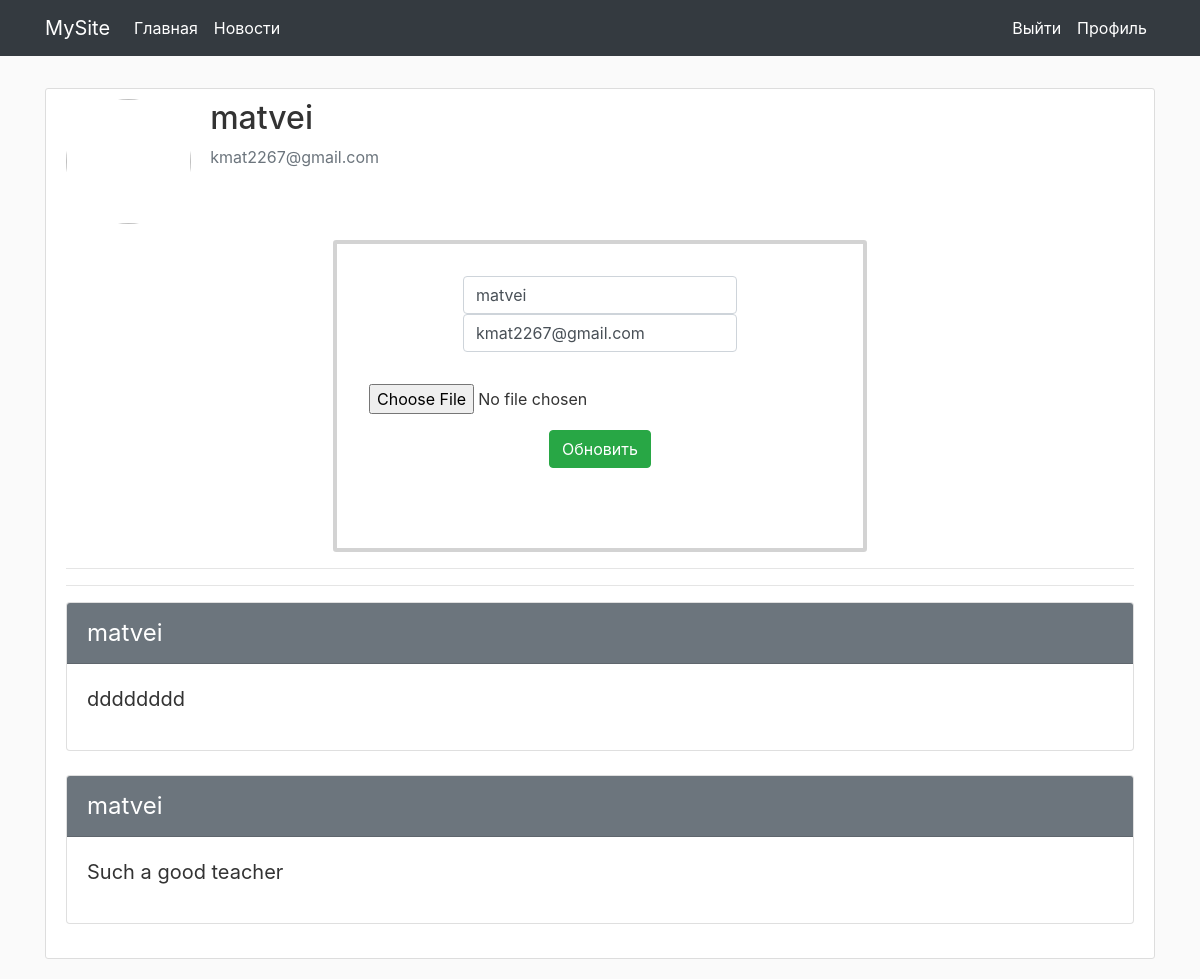
Screenshot of /account (signed in) with the database file from the repository.
### HabrClone/models.py (models this page shows, shortened)
class User(UserMixin, db.Model):
    id = db.Column(db.Integer, primary_key=True)
    username = db.Column(db.String(20), unique=True, index=True)
    email = db.Column(db.String(120), unique=True, )
    password = db.Column(db.String(20), )
    avatar = db.Column(db.String(20), default='default.jpg')
    news = db.relationship('New', backref='author', lazy=True)
    zvonki = db.relationship('Zvonok', backref='author', lazy=True)

class New(db.Model):
    id = db.Column(db.Integer, primary_key=True)
    article = db.Column(db.String(100),)
    publish_date = db.Column(db.DateTime, default=datetime.utcnow)
    body = db.Column(db.Text)
    user_id = db.Column(db.Integer, db.ForeignKey('user.id'))

### HabrClone/routes.py (the view)
@App.route('/account', methods=['GET', 'POST'])
@login_required
def account():
    form = AccountUpdateForm()
    if form.validate_on_submit():
        if form.picture.data:
            picture_file = save_picture(form.picture.data)
            current_user.avatar = picture_file
        current_user.username = form.username.data
        current_user.email = form.email.data
        db.session.commit()
        flash('Обновлено!', 'info')
        return redirect(url_for('account'))
    elif request.method == 'GET':
        form.username.data = current_user.username
        form.email.data = current_user.email
    avatar = url_for('static', filename='img/avatars/' + current_user.avatar)
    news = New.query.filter_by(user_id=current_user.id)
    zvonki = Zvonok.query.all()
    return render_template('account.html', avatar=avatar, form=form, news=news, zvonki=zvonki)

### HabrClone/forms.py (shortened to what this page needs)
class AccountUpdateForm(FlaskForm):
    username = StringField(validators=[DataRequired()])
    email = StringField(validators=[DataRequired()])
    picture = FileField(validators=[FileAllowed(['jpg', 'png'])])
    submit = SubmitField('Обновить')

### HabrClone/models.py (called while the page is built)
@login.user_loader
def load_user(id):
    return User.query.get(int(id))

### HabrClone/templates/account.html (shortened to what this page needs)
{% extends 'base.html' %}
{% block content %}
<div class="content-section">
    <div class="media">
        <img class="rounded-circle account-img" src="{{ avatar }}">
        <div class="media-body">
            <h2 class="account-heading">{{ current_user.username }}</h2>
            <p class="text-secondary">{{ current_user.email }}</p>
        </div>
    </div>
<form action="" method="post" class="form registr-form" enctype="multipart/form-data">
    <div class="row">
        <div class="column">
            {{ form.username(class='form-control', placeholder='Имя пользователя') }}
        </div>
        <div class="column">
            {{ form.email(class='form-control', placeholder='Email') }}
        </div>
    </div>
    <div class="form-group">
        {{ form.picture(class='form-control-file')}}
    </div>
    <div class="row">
        <div class="form-group">
            {{ form.submit(class="btn btn-success") }}
        </div>
    </div>
</form>
    <hr>
    <hr>
    {% for new in news %}
<div class="card new">
    <div class="card-header bg-secondary">
        {{ new.author.username }}
    </div>
    <div class="card-body">
        <blockquote class="blockquote mb-0">
            <p>{{ new.body }}</p>
        </blockquote>
    </div>
</div>
{% endfor %}
</div>
{% endblock %}

### HabrClone/static/css/style.css (style rules this page uses)
body { background: #fafafa; color: #333333; }
.content-section { background: #ffffff; padding: 10px 20px; border: 1px solid #dddddd; border-radius: 3px; margin-bottom: 20px; }
.form { border: 0.25em solid lightgray; border-radius: 0.2em; padding: 2em; margin: 0 auto; width: 50%; max-width: 400px; }
.form input[type=submit] { width: 100%; }
.registr-form { max-width: 600px; }
.row { margin-bottom: 2em; justify-content: space-around; }
.account-img { height: 125px; width: 125px; margin-right: 1.2em; margin-bottom: 1em; }
.new { margin-bottom: 1.5em; }
.card-header { font-size: 24px; color: #fff; }

### rows the page displays
User: username "matvei", email "kmat2267@gmail.com"
New: author.username "matvei", body "dddddddd"
New: author.username "matvei", body "Such a good teacher"
